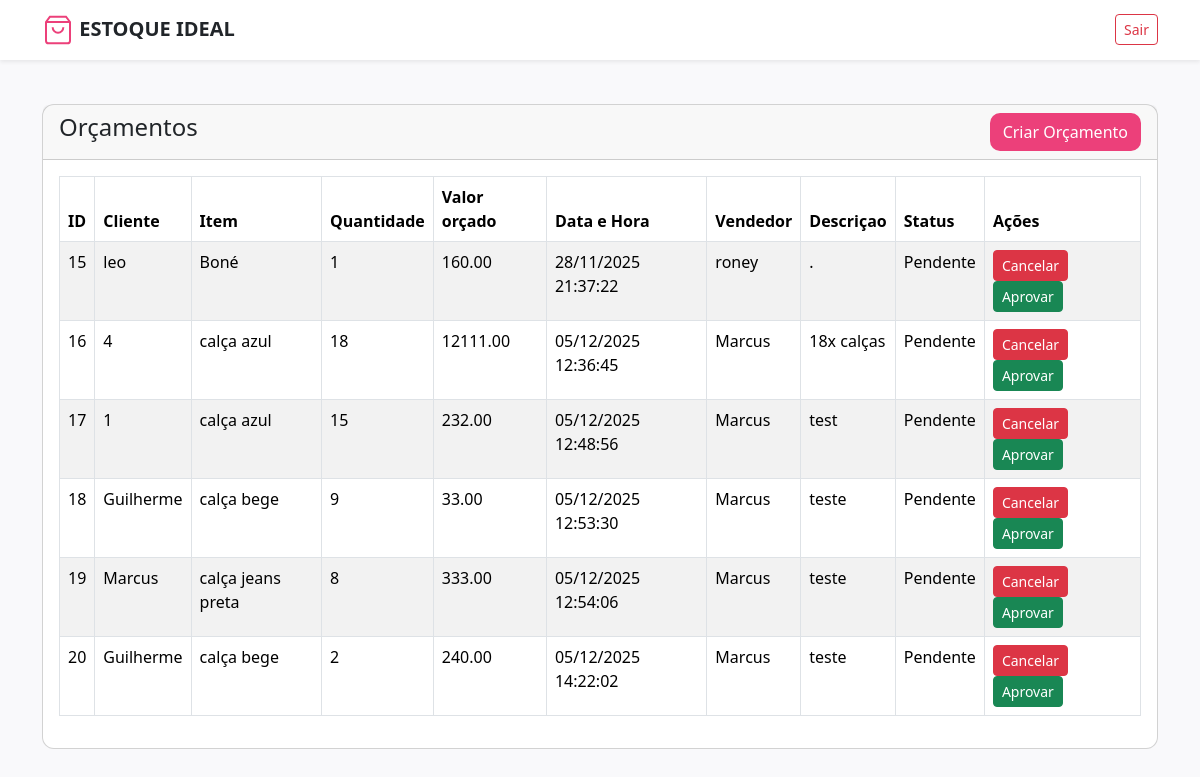
The page /pages/orcamentos.php (signed in) on the database its author committed.
### tables this page shows
CREATE TABLE `orcamento_estoque` (
  `id` int(11) NOT NULL,
  `idcliente` int(11) NOT NULL,
  `cliente` varchar(100) NOT NULL,
  `doc_cliente` varchar(20) DEFAULT NULL,
  `dta_hora_orcamento` datetime NOT NULL,
  `vendedor` varchar(100) NOT NULL,
  `descricao` varchar(255) NOT NULL,
  `valor_orcado` decimal(18,2) NOT NULL,
  `id_item` int(11) NOT NULL,
  `nome_item` varchar(255) NOT NULL,
  `quantidade` int(11) NOT NULL,
  `status` varchar(20) DEFAULT 'Pendente'
);

### crud/pesquisa_orcamentos.php (called while the page is built, shortened)
<?php
class pesquisa
{
    function buscaOrcamentos($conn)
    {
        $lista = array();
        $sql = "SELECT *
            FROM orcamento_estoque
            WHERE status = 'Pendente'
            ORDER BY dta_hora_orcamento ASC";
        $resultado = mysqli_query($conn, $sql);
        while ($row = mysqli_fetch_assoc($resultado)) {
            $lista[] = $row;
        }
        return $lista;
    }
}

### pages/orcamentos.php (the view, shortened to what this page needs)
<?php
require('../crud/conexao_DB.php');
include('../crud/pesquisa_orcamentos.php');
$listaOrcamento = new pesquisa;
$buscaOrcamentos = $listaOrcamento->buscaOrcamentos($conn);
?>
<!doctype html>
<html lang="pt-br">
<head>
    <link href="https://cdn.jsdelivr.net/npm/bootstrap@5.3.5/dist/css/bootstrap.min.css" rel="stylesheet"
>
    <link rel="stylesheet" href="../css/style_geral.css">
</head>
<body>
    <?php include('../assets/navbar/navbar.php'); ?>
    <div class="container mt-4">
        <div class="row">
            <div class="col-md-12">
                <div class="card">
                    <div class="card-header">
                        <h4> Orçamentos
                            <a href="criar_orcamento.php" class="btn btn-pink float-end"> Criar Orçamento</a>
                        </h4>
                    </div>
                    <div class="card-body">
                        <table class="table table-bordered table-striped">
                            <thead>
                                <tr>
                                    <th>ID</th>
                                    <th>Cliente</th>
                                    <th>Item</th>
                                    <th>Quantidade</th>
                                    <th>Valor orçado</th>
                                    <th>Data e Hora</th>
                                    <th>Vendedor</th>
                                    <th>Descriçao</th>
                                    <th>Status</th>
                                    <th>Ações</th>
                                </tr>
                            </thead>
                            <tbody>
                                <?php
                                foreach ($buscaOrcamentos as $row):
                                ?>
                                    <tr>
                                        <td> <?= $row['id'] ?></td>
                                        <td> <?= $row['cliente'] ?></td>
                                        <td> <?= $row['nome_item'] ?></td>
                                        <td> <?= $row['quantidade'] ?></td>
                                        <td> <?= $row['valor_orcado'] ?></td>
                                        <td><?= date('d/m/Y H:i:s', strtotime($row['dta_hora_orcamento'])) ?></td>
                                        <td> <?= $row['vendedor'] ?></td>
                                        <td> <?= $row['descricao'] ?></td>
                                        <td> <?= $row['status'] ?></td>
                                        <td>
                                            <form action="../crud/orcamentoCRUD.php" method="POST" class="d-inline">
                                                <button type="submit"
                                                    onclick="return confirm('Deseja realmente excuir este orçamento?')"
                                                    name="cancelar_orcamento" value="<?= $row['id'] ?>"
                                                    class="btn btn-danger btn-sm"> Cancelar</button>
                                            </form>
                                            <form action="../crud/orcamentoCRUD.php" method="POST" class="d-inline">
                                                <button type="submit"
                                                    onclick="return confirm('Deseja realmente aprovar este orçamento?')"
                                                    name="aprovar_orcamento" value="<?= $row['id'] ?>"
                                                    class="btn btn-success btn-sm"> Aprovar</button>
                                            </form>
                                        </td>
                                    </tr>
                                <?php
                                endforeach;
                                ?>
                            </tbody>
                        </table>
                    </div>
                </div>
            </div>
        </div>
    </div>
</body>
</html>

### css/style_Geral.css (style rules this page uses)
body { background-color: #f9f9fb; padding-top: 4rem; }
.btn-pink { background-color: #ec407a !important; color: white !important; border-radius: 10px !important; transition: 0.3s !important; }
.card { border-radius: 12px; transition: transform 0.2s ease, box-shadow 0.2s ease; }

### assets/navbar/navbar.php (style rules this page uses)
body { padding-top: 80px; }

### rows shown on the page
orcamento_estoque: id "15", cliente "leo", nome_item "Boné", quantidade "1", valor_orcado "160.00", dta_hora_orcamento "28/11/2025 21:37:22", vendedor "roney", descricao ".", status "Pendente"
orcamento_estoque: id "16", cliente "4", nome_item "calça azul", quantidade "18", valor_orcado "12111.00", dta_hora_orcamento "05/12/2025 12:36:45", vendedor "Marcus", descricao "18x calças", status "Pendente"
orcamento_estoque: id "17", cliente "1", nome_item "calça azul", quantidade "15", valor_orcado "232.00", dta_hora_orcamento "05/12/2025 12:48:56", vendedor "Marcus", descricao "test", status "Pendente"
orcamento_estoque: id "18", cliente "Guilherme", nome_item "calça bege", quantidade "9", valor_orcado "33.00", dta_hora_orcamento "05/12/2025 12:53:30", vendedor "Marcus", descricao "teste", status "Pendente"
orcamento_estoque: id "19", cliente "Marcus", nome_item "calça jeans preta", quantidade "8", valor_orcado "333.00", dta_hora_orcamento "05/12/2025 12:54:06", vendedor "Marcus", descricao "teste", status "Pendente"
orcamento_estoque: id "20", cliente "Guilherme", nome_item "calça bege", quantidade "2", valor_orcado "240.00", dta_hora_orcamento "05/12/2025 14:22:02", vendedor "Marcus", descricao "teste", status "Pendente"
